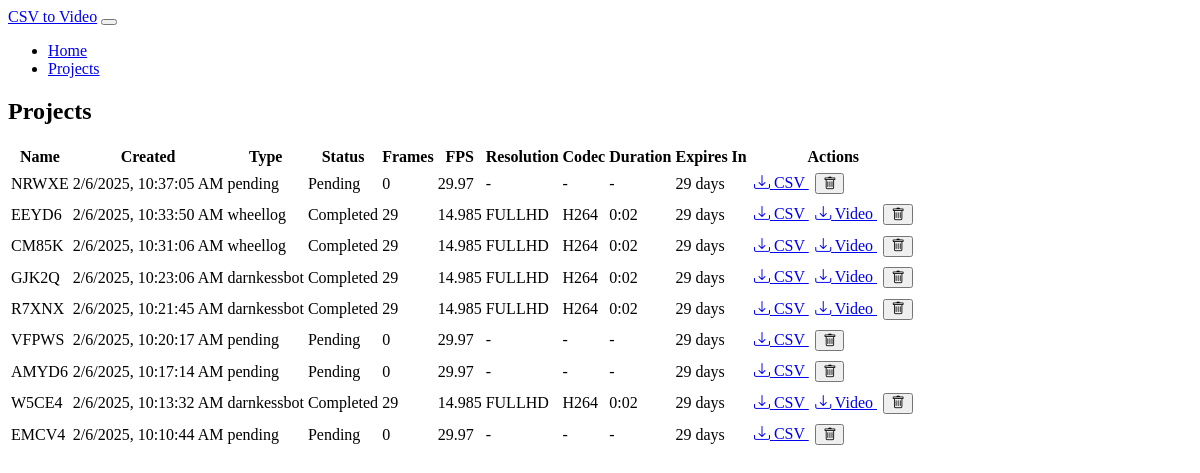
The app's page /projects with its own data.
### models.py (models this page shows, shortened)
class Project(db.Model):
    id = db.Column(db.Integer, primary_key=True)
    name = db.Column(db.String(100), nullable=False)
    csv_file = db.Column(db.String(255), nullable=False)
    csv_type = db.Column(db.String(20), nullable=False)  # 'darnkessbot' or 'wheellog'
    created_at = db.Column(db.DateTime, nullable=False, default=datetime.utcnow)
    expiry_date = db.Column(db.DateTime, nullable=False)
    frame_count = db.Column(db.Integer, default=0)
    fps = db.Column(db.Float, default=29.97)
    video_file = db.Column(db.String(255))
    codec = db.Column(db.String(10))
    resolution = db.Column(db.String(10))  # 'fullhd' or '4k'
    video_duration = db.Column(db.Float)  # Duration in seconds
    status = db.Column(db.String(20), default='pending')  # pending, processing, completed, error
    error_message = db.Column(db.Text)
    folder_number = db.Column(db.Integer)  # New field for storing unique folder number
    def days_until_expiry(self):
        if self.expiry_date:
            delta = self.expiry_date - datetime.utcnow()
            return max(0, delta.days)
        return 0
    def get_duration_str(self):
        if self.video_duration is None:
            return '-'
        minutes = int(self.video_duration // 60)
        seconds = int(self.video_duration % 60)
        return f"{minutes}:{seconds:02d}"

### app.py (the view)
@app.route('/projects')
def list_projects():
    page = request.args.get('page', 1, type=int)
    projects = Project.query.order_by(Project.created_at.desc())\
        .paginate(page=page, per_page=10, error_out=False)
    return render_template('projects.html', projects=projects)

### templates/projects.html (shortened to what this page needs)
{% extends "base.html" %}
{% block content %}
<div class="card">
    <div class="card-header">
        <h2 class="card-title">Projects</h2>
    </div>
    <div class="card-body">
        <div class="table-responsive">
            <table class="table">
                <thead>
                    <tr>
                        <th>Name</th>
                        <th>Created</th>
                        <th>Type</th>
                        <th>Status</th>
                        <th>Frames</th>
                        <th>FPS</th>
                        <th>Resolution</th>
                        <th>Codec</th>
                        <th>Duration</th>
                        <th>Expires In</th>
                        <th>Actions</th>
                    </tr>
                </thead>
                <tbody>
                    {% for project in projects.items %}
                    <tr>
                        <td>{{ project.name }}</td>
                        <td data-timestamp="{{ project.created_at.timestamp() }}">
                        </td>
                        <td>{{ project.csv_type }}</td>
                        <td>
                            <span class="badge text-bg-{{
                                'warning' if project.status == 'processing' else
                                'success' if project.status == 'completed' else
                                'danger' if project.status == 'error' else
                                'secondary'
                            }}"
                            data-project-id="{{ project.id }}"
                            data-project-status="{{ project.status }}"
                            >{{ project.status.capitalize() }}</span>
                        </td>
                        <td>{{ project.frame_count }}</td>
                        <td>{{ project.fps }}</td>
                        <td>{{ project.resolution|upper if project.resolution else '-' }}</td>
                        <td>{{ project.codec|upper if project.codec else '-' }}</td>
                        <td>{{ project.get_duration_str() }}</td>
                        <td>{{ project.days_until_expiry() }} days</td>
                        <td>
                            <a href="{{ url_for('download_file', project_id=project.id, type='processed_csv') }}"
                               class="btn btn-sm btn-info">
                                <i class="bi bi-download"></i> CSV
                            </a>
                            {% if project.video_file %}
                            <a href="{{ url_for('download_file', project_id=project.id, type='video') }}"
                               class="btn btn-sm btn-success">
                                <i class="bi bi-download"></i> Video
                            </a>
                            {% endif %}
                            <button onclick="deleteProject({{ project.id }})"
                                    class="btn btn-sm btn-danger">
                                <i class="bi bi-trash"></i>
                            </button>
                        </td>
                    </tr>
                    {% endfor %}
                </tbody>
            </table>
        </div>
    </div>
</div>
{% endblock %}

### templates/base.html (shortened to what this page needs)
<!DOCTYPE html>
<html lang="en" data-bs-theme="dark">
<head>
    <link href="https://cdn.replit.com/agent/bootstrap-agent-dark-theme.min.css" rel="stylesheet">
    <link href="https://cdn.jsdelivr.net/npm/bootstrap-icons@1.7.2/font/bootstrap-icons.css" rel="stylesheet">
    <link href="{{ url_for('static', filename='css/custom.css') }}" rel="stylesheet">
</head>
<body>
    <nav class="navbar navbar-expand-lg navbar-dark bg-dark mb-4">
        <div class="container">
            <a class="navbar-brand" href="{{ url_for('index') }}">CSV to Video</a>
            <button class="navbar-toggler" type="button" data-bs-toggle="collapse" data-bs-target="#navbarNav">
            </button>
            <div class="collapse navbar-collapse" id="navbarNav">
                <ul class="navbar-nav">
                    <li class="nav-item">
                        <a class="nav-link" href="{{ url_for('index') }}">Home</a>
                    </li>
                    <li class="nav-item">
                        <a class="nav-link" href="{{ url_for('list_projects') }}">Projects</a>
                    </li>
                </ul>
            </div>
        </div>
    </nav>
    <div class="container">
        {% block content %}{% endblock %}
    </div>
</body>
</html>

### static/css/custom.css (style rules this page uses)
.card { margin-bottom: 2rem; }
.table td, .table th { vertical-align: middle; white-space: nowrap; }
.table td:last-child { min-width: 150px; }
.table-responsive { overflow-x: auto; }
.btn-sm { margin: 0.2rem; }

### records on screen
Project: name "NRWXE", csv_type "pending", status "Pending", frame_count "0", fps "29.97", resolution "-", codec "-", get_duration_str "-", days_until_expiry "29"
Project: name "EEYD6", csv_type "wheellog", status "Completed", frame_count "29", fps "14.985", resolution "FULLHD", codec "H264", get_duration_str "0:02", days_until_expiry "29"
Project: name "CM85K", csv_type "wheellog", status "Completed", frame_count "29", fps "14.985", resolution "FULLHD", codec "H264", get_duration_str "0:02", days_until_expiry "29"
Project: name "GJK2Q", csv_type "darnkessbot", status "Completed", frame_count "29", fps "14.985", resolution "FULLHD", codec "H264", get_duration_str "0:02", days_until_expiry "29"
Project: name "R7XNX", csv_type "darnkessbot", status "Completed", frame_count "29", fps "14.985", resolution "FULLHD", codec "H264", get_duration_str "0:02", days_until_expiry "29"
Project: name "VFPWS", csv_type "pending", status "Pending", frame_count "0", fps "29.97", resolution "-", codec "-", get_duration_str "-", days_until_expiry "29"
Project: name "AMYD6", csv_type "pending", status "Pending", frame_count "0", fps "29.97", resolution "-", codec "-", get_duration_str "-", days_until_expiry "29"
Project: name "W5CE4", csv_type "darnkessbot", status "Completed", frame_count "29", fps "14.985", resolution "FULLHD", codec "H264", get_duration_str "0:02", days_until_expiry "29"
Project: name "EMCV4", csv_type "pending", status "Pending", frame_count "0", fps "29.97", resolution "-", codec "-", get_duration_str "-", days_until_expiry "29"
